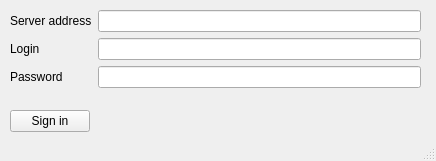
<?xml version="1.0" encoding="UTF-8"?>
<ui version="4.0">
 <class>loginScreen</class>
 <widget class="QMainWindow" name="loginScreen">
  <property name="geometry">
   <rect>
    <x>0</x>
    <y>0</y>
    <width>436</width>
    <height>161</height>
   </rect>
  </property>
  <property name="sizePolicy">
   <sizepolicy hsizetype="Fixed" vsizetype="Fixed">
    <horstretch>0</horstretch>
    <verstretch>0</verstretch>
   </sizepolicy>
  </property>
  <property name="windowTitle">
   <string>Login screen</string>
  </property>
  <widget class="QWidget" name="centralwidget">
   <widget class="QWidget" name="formLayoutWidget">
    <property name="geometry">
     <rect>
      <x>10</x>
      <y>10</y>
      <width>411</width>
      <height>91</height>
     </rect>
    </property>
    <layout class="QFormLayout" name="formLayout">
     <item row="0" column="0">
      <widget class="QLabel" name="label">
       <property name="text">
        <string>Server address</string>
       </property>
      </widget>
     </item>
     <item row="1" column="0">
      <widget class="QLabel" name="label_2">
       <property name="text">
        <string>Login</string>
       </property>
      </widget>
     </item>
     <item row="2" column="0">
      <widget class="QLabel" name="label_3">
       <property name="text">
        <string>Password</string>
       </property>
      </widget>
     </item>
     <item row="0" column="1">
      <widget class="QLineEdit" name="addressLine"/>
     </item>
     <item row="1" column="1">
      <widget class="QLineEdit" name="loginLine"/>
     </item>
     <item row="2" column="1">
      <widget class="QLineEdit" name="passwordLine"/>
     </item>
    </layout>
   </widget>
   <widget class="QPushButton" name="loginButton">
    <property name="geometry">
     <rect>
      <x>10</x>
      <y>110</y>
      <width>80</width>
      <height>22</height>
     </rect>
    </property>
    <property name="text">
     <string>Sign in</string>
    </property>
   </widget>
  </widget>
  <widget class="QStatusBar" name="statusbar"/>
 </widget>
 <resources/>
 <connections/>
</ui>
